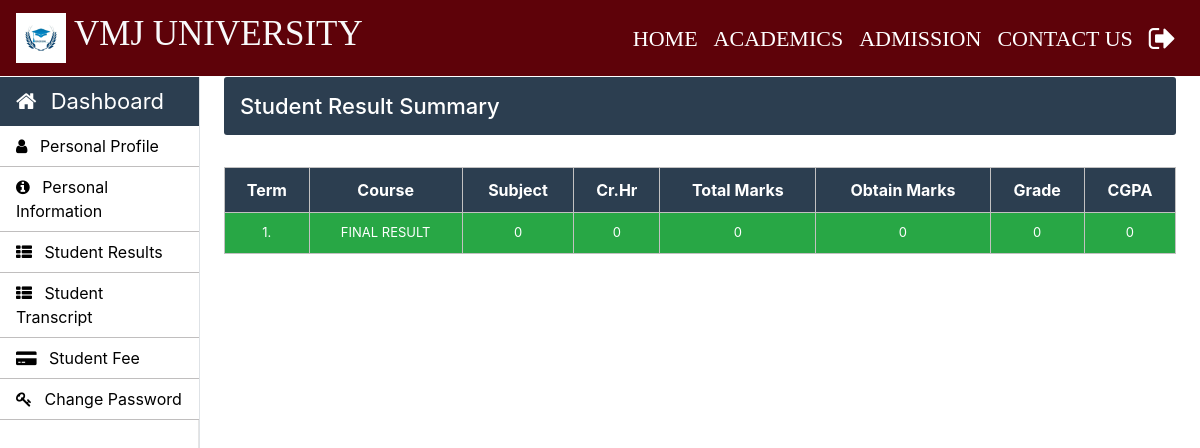
The app's page /student/student-result.php (signed in), older data.
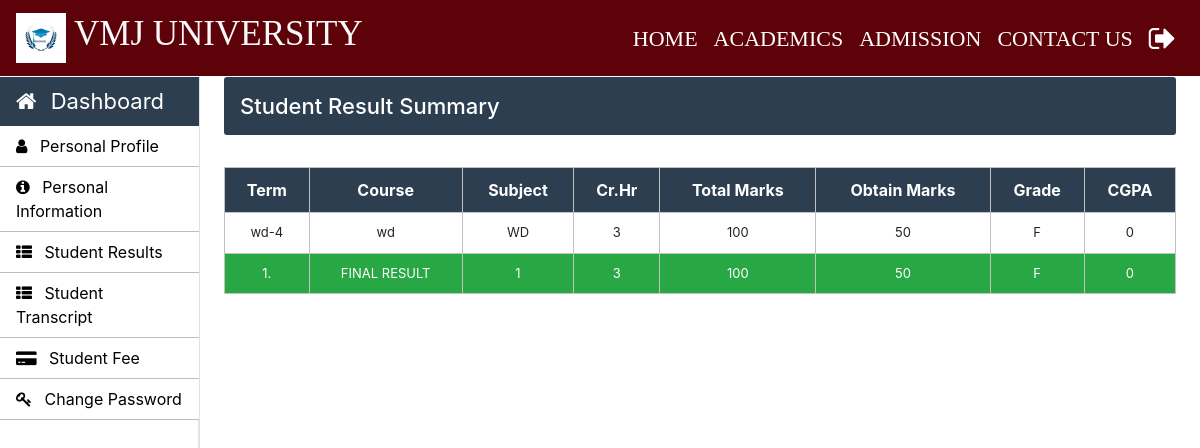
The same page, newer data.
### tables this page shows
CREATE TABLE IF NOT EXISTS `class_result` (
  `class_result_id` int NOT NULL AUTO_INCREMENT,
  `roll_no` varchar(30) NOT NULL,
  `course_code` varchar(30) NOT NULL,
  `subject_code` varchar(10) NOT NULL,
  `semester` varchar(11) NOT NULL,
  `total_marks` varchar(11) NOT NULL,
  `obtain_marks` varchar(11) NOT NULL,
  `result_date` varchar(10) NOT NULL,
  PRIMARY KEY (`class_result_id`)
);

CREATE TABLE IF NOT EXISTS `course_subjects` (
  `subject_code` varchar(10) NOT NULL,
  `subject_name` varchar(50) NOT NULL,
  `course_code` varchar(10) NOT NULL,
  `semester` int NOT NULL,
  `dept_id` int DEFAULT NULL,
  `credit_hours` int NOT NULL,
  PRIMARY KEY (`subject_code`)
);

### student/student-result.php (the view, shortened to what this page needs)
<!doctype html>
<html lang="en">
	<head>
	</head>
	<body>
		<?php include('../common/common-header.php') ?>
		<?php include('../common/student-sidebar.php') ?>
		<main role="main" class="col-xl-10 col-lg-9 col-md-8 ml-sm-auto px-md-4 mb-2 w-100">
			<div class="sub-main">
				<div class="text-center d-flex flex-wrap flex-md-nowrap pt-3 pb-2 mb-3 text-white admin-dashboard pl-3">
					<h4 class="">Student Result Summary</h4>
				</div>
				<div class="row">
					<div class="col-md-12">
						<section class="mt-3">
							<table class="w-100 table-elements mb-5 table-three-tr" cellpadding="10" >
								<tr class="text-center text-white table-three table-tr-head">
									<th>Term</th>
									<th>Course</th>
									<th>Subject</th>
									<th>Cr.Hr</th>
									<th>Total Marks</th>
									<th>Obtain Marks</th>
									<th>Grade</th>
									<th>CGPA</th>
								</tr>
								<?php
								$cgpa=0;
								$gpa=0;
								$total_marks=0;
								$obtain_marks=0;
								$count=0;
									$roll_no=$_SESSION['LoginStudent'];
									$query="select * from class_result cr inner join course_subjects cs on cr.subject_code=cs.subject_code where cr.roll_no='$roll_no'";
									$run=mysqli_query($con,$query);
									while ($row=mysqli_fetch_array($run)) { ?>
										<tr class="text-center">
											<td><?php echo $row['course_code']."-".$row['semester'] ?></td>
											<td><?php echo $row['course_code'] ?></td>
											<td><?php echo $row['subject_code'] ?></td>
											<td><?php echo $row['credit_hours'] ?></td>
											<td><?php echo $row['total_marks'] ?></td>
											<td><?php echo $row['obtain_marks'] ?></td>
											<?php
												if ($row['obtain_marks']>85) {
													$grade='A+';
													$credits=4.0;
												}
												else if ($row['obtain_marks']>80) {
													$grade='A';
													$credits=4.0;
												}
												else if ($row['obtain_marks']>75) {
													$grade='B+';
													$credits=3.7;
												}
												else if ($row['obtain_marks']>70) {
													$grade='B';
													$credits=3.3;
												}
												else if ($row['obtain_marks']>65) {
													$grade='C+';
													$credits=3.0;
												}
												else if ($row['obtain_marks']>60) {
													$grade='C';
													$credits=2.7;
												}
												else if ($row['obtain_marks']>55) {
													$grade='D+';
													$credits=2.5;
												}
												else if ($row['obtain_marks']>50) {
													$grade='D';
													$credits=2.0;
												}
												else {
													$grade='F';
													$credits=0.0;
												}
											?>
											<td><?php echo $grade ?></td>
											<td><?php echo $credits ?></td>
										</tr>
									<?php
										$count++;
										$score=$credits*$row['credit_hours'];
										$gpa=$gpa+$score;
										$cgpa=$cgpa+$row['credit_hours'];
										$obtain_marks=$obtain_marks+$row['obtain_marks'];
										$total_marks=$total_marks+$row['total_marks'];
									}
								?>
								<tr class=" text-white bg-success text-center">
									<td><?php echo"1." ?></td>
									<td><?php echo"FINAL RESULT " ?></td>
									<td><?php echo $count; ?></td>
									<td><?php echo $cgpa ?></td>
									<td><?php echo $total_marks; ?></td>
									<td><?php echo $obtain_marks; ?></td>
									<?php
    if ($total_marks) {
        $marks_grade = ($obtain_marks * 100) / $total_marks;
        $marks_grade = round((float) $marks_grade);
    } else {
        $marks_grade = "";
    }
    if ($marks_grade > 85) {
        $final = 'A+';
    } else if ($marks_grade > 80) {
        $final = 'A';
    } else if ($marks_grade > 75) {
        $final = 'B+';
    } else if ($marks_grade > 70) {
        $final = 'B';
    } else if ($marks_grade > 65) {
        $final = 'C+';
    } else if ($marks_grade > 60) {
        $final = 'C';
    } else if ($marks_grade > 55) {
        $final = 'D+';
    } else if ($marks_grade > 50) {
        $final = 'D';
    } else {
        $final = $marks_grade ? 'F' : "0";
    }
?>
									<td><?php echo $final ?></td>
									<td><?php echo $gpa > 0 ? round($total_cgpa=$gpa/$cgpa,2) : "0" ?></td>
								</tr>
							</table>
						</section>
					</div>
				</div>
			</div>
	</body>
</html>

Row changes from the older to the newer data that the page shows:
added class_result: course_subjects.course_code "wd", course_subjects.semester "4", course_subjects.subject_code "WD", course_subjects.credit_hours "3", total_marks "100", obtain_marks "50", obtain_marks "F", obtain_marks "0"
Text that changed along with them:
$count: "0" → "1"
$cgpa: "0" → "3"
$total_marks: "0" → "100"
$obtain_marks: "0" → "50"
$final: "0" → "F"
